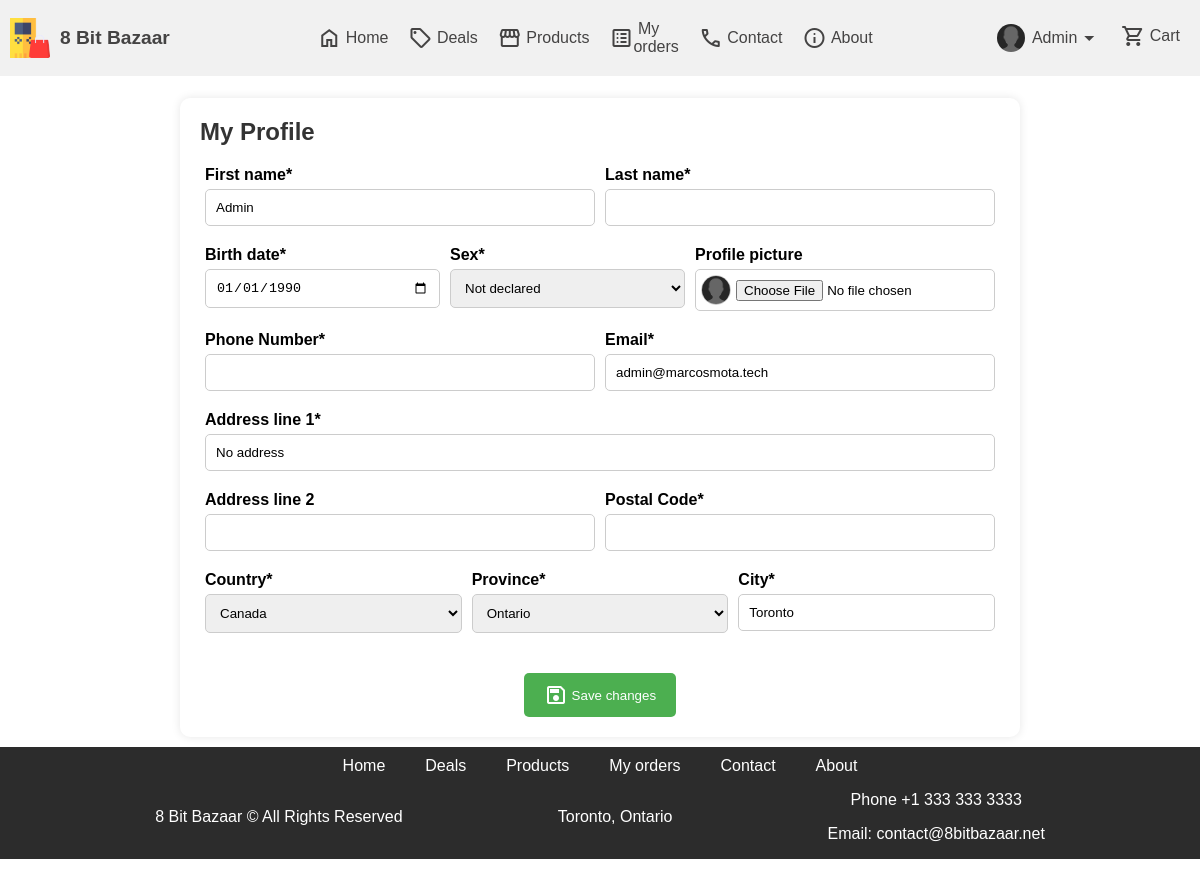
/profile.php (signed in), run on the app's committed database.
### tables this page shows
CREATE TABLE tb_users (
	id INT UNSIGNED NOT NULL AUTO_INCREMENT PRIMARY KEY,
    first_name VARCHAR(30) NOT NULL,
    last_name VARCHAR(30) NOT NULL,
    sex ENUM('M', 'F', 'N') NOT NULL,
    email VARCHAR(50) NOT NULL UNIQUE,
	password_hash BINARY(64) NOT NULL,
    salt CHAR(36) NOT NULL,
    register_date DATETIME NOT NULL,
    phone_number VARCHAR(20),
    picture_path VARCHAR(1024),
    birth_date DATE NOT NULL,
	address_line_1 VARCHAR(100) NOT NULL,
    address_line_2 VARCHAR(100),
    postal_code VARCHAR(20) NOT NULL,
    city VARCHAR(30) NOT NULL,
    state_province VARCHAR(30) NOT NULL,
    country VARCHAR(30) NOT NULL,
    status ENUM('A', 'I') NOT NULL
);

### profile.php (the view, shortened to what this page needs)
<?php
require_once("db_operations/user_save_changes.php");
?>
<!DOCTYPE html>
<html lang="en">
<head>
    <link rel="stylesheet" href="css/style.css" />
    <link rel="stylesheet" href="css/style-register.css" />
</head>
<body>
    <header>
        <?php
        include("templates/header.php");
        $user = null;
        if (isset($_SESSION['user_id'])) {
            require_once 'config/db_config.php';
            $sql = 'SELECT id, first_name, last_name, sex, email, register_date, phone_number, picture_path, birth_date, address_line_1, address_line_2, postal_code, city, state_province, country, status FROM tb_users WHERE id = :id LIMIT 1';
            $stmt = $pdo->prepare($sql);
            $stmt->execute(
                [
                    'id' => $_SESSION['user_id']
                ]
            );
            $user = $stmt->fetch(PDO::FETCH_OBJ);
        } else {
            echo "User not found";
            exit();
        }
        ?>
    </header>
    <main class="main-content-profile">
        <form action="<?php echo $_SERVER['PHP_SELF'] ?>" method="POST" enctype="multipart/form-data">
            <div class="form-header">
                <h2>My Profile</h2>
            </div>
            <div class="form-field-group">
                <div class="form-field">
                    <label for="first-name">First name<span class="required">*</span></label>
                    <input class="input-box" type="text" id="first-name" name="first-name" maxlength="30" value="<?php echo isset($user) ? $user->first_name : "" ?>" required>
                </div>
                <div class="form-field">
                    <label for="last-name">Last name<span class="required">*</span></label>
                    <input class="input-box" type="text" id="last-name" name="last-name" maxlength="30" value="<?php echo isset($user) ? $user->last_name : "" ?>" required>
                </div>
            </div>
            <div class="form-field-group">
                <div class="form-field">
                    <label for="birth-date">Birth date<span class="required">*</span></label>
                    <input class="input-box" type="date" id="birth-date" name="birth-date" min="1900-01-01" value="<?php echo isset($user) ? $user->birth_date : "" ?>" required>
                </div>
                <div class="form-field">
                    <label for="sex">Sex<span class="required">*</span></label>
                    <select class="input-box" id="sex" name="sex" required>
                        <option <?php echo isset($user) && $user->sex == 'N' ? 'selected="selected"' : ''; ?> value="N">Not declared</option>
                    </select>
                </div>
                <div class="form-field">
                    <label for="profile-picture">Profile picture</label>
                    <div class="user-image-selector">
                        <img id="image-preview" src="<?php echo isset($user) ? $user->picture_path : "images/users/no-picture.png" ?>" alt="Image Preview">
                        <input type="file" id="profile-picture" name="profile-picture" accept="image/*">
                    </div>
                </div>
            </div>
            <div class="form-field-group">
                <div class="form-field">
                    <label for="phone-number">Phone Number<span class="required">*</span></label>
                    <input class="input-box" type="tel" id="phone-number" name="phone-number" maxlength="20" value="<?php echo isset($user) ? $user->phone_number : "" ?>" required>
                </div>
                <div class="form-field">
                    <label for="email">Email<span class="required">*</span></label>
                    <input class="input-box" type="email" id="email" name="email" maxlength="50" value="<?php echo isset($user) ? $user->email : "" ?>" required />
                </div>
            </div>
            <div class="form-field-group">
                <div class="form-field">
                    <label for="address-line-1">Address line 1<span class="required">*</span></label>
                    <input class="input-box" type="text" id="address-line-1" name="address-line-1" maxlength="100" value="<?php echo isset($user) ? $user->address_line_1 : "" ?>" required>
                </div>
            </div>
            <div class="form-field-group">
                <div class="form-field">
                    <label for="address-line-2">Address line 2</label>
                    <input class="input-box" type="text" id="address-line-2" name="address-line-2" maxlength="100" value="<?php echo isset($user) ? $user->address_line_2 : "" ?>">
                </div>
                <div class="form-field">
                    <label for="postal-code">Postal Code<span class="required">*</span></label>
                    <input class="input-box" type="text" id="postal-code" name="postal-code" maxlength="20" value="<?php echo isset($user) ? $user->postal_code : "" ?>" required>
                </div>
            </div>
            <div class="form-field-group">
                <div class="form-field">
                    <label for="country">Country<span class="required">*</span></label>
                    <select class="input-box" id="country" name="country" required>
                        <option <?php echo isset($user) && $user->country == 'Canada' ? 'selected="selected"' : ''; ?> value="Canada">Canada</option>
                    </select>
                </div>
                <div class="form-field">
                    <label for="province">Province<span class="required">*</span></label>
                    <select class="input-box" id="province" name="province" required>
                        <option <?php echo isset($user) && $user->state_province == 'Ontario' ? 'selected="selected"' : ''; ?> value="Ontario">Ontario</option>
                    </select>
                </div>
                <div class="form-field">
                    <label for="city">City<span class="required">*</span></label>
                    <input class="input-box" type="text" id="city" name="city" value="<?php echo isset($user) ? $user->city : "" ?>" required>
                </div>
            </div>
            <div class="form-container">
                <button class="submit-button" type="button" onclick="document.getElementById('submit-btn').click()"><span class="material-symbols-outlined">
                    </span>&nbsp;Save changes</button>
            </div>
        </form>
        <footer>
            <?php
            include("templates/footer.php");
            ?>
        </footer>
    </main>
</body>
</html>

### templates/header.php (shortened to what this page needs)
<?php
$user = null;
if (isset($_SESSION['user_id'])) {
    require_once 'config/db_config.php';
    $sql = 'SELECT first_name, last_name, email, phone_number, picture_path, status FROM tb_users WHERE id = :id LIMIT 1';
    $stmt = $pdo->prepare($sql);
    $stmt->execute(
        [
            'id' => $_SESSION['user_id']
        ]
    );
    $user = $stmt->fetch(PDO::FETCH_OBJ);
}
?>
<nav>
    <div class="logo" onclick="window.location.href='index.php'">
        <img src="images/favicon.png" alt="Company Logo">
        <span class="company-name">8 Bit Bazaar</span>
    </div>
    <div class="options">
        <a href="index.php"><span class="material-symbols-outlined">
            </span>&nbsp;Home</a>
        <a href="deals.php"><span class="material-symbols-outlined">
            </span>&nbsp;Deals</a>
        <a href="products.php"><span class="material-symbols-outlined">
            </span>&nbsp;Products</a>
        <?php
        if (!empty($user)) {
            echo '
                    <a href="orders.php"><span class="material-symbols-outlined">
                            list_alt
                    </span>&nbsp;My orders</a>
                ';
        }
        ?>
        <a href="contact.php"><span class="material-symbols-outlined">
            </span>&nbsp;Contact</a>
        <a href="about.php"><span class="material-symbols-outlined">
            </span>&nbsp;About</a>
    </div>
    <div class="user-and-shopping-cart">
        <?php
        if (!empty($user)) {
            echo '
                <div class="user-mini-info">
                    <a href="#" id="user-mini-info" data-count=""><img src="' . $user->picture_path . '" alt="User Picture">&nbsp;<span class="user-mini-info-text">' . $user->first_name . '</span><span class="material-symbols-outlined">
                        </span></a>
                                <img src="' . $user->picture_path . '" alt="User Picture">
                                    <span class="material-symbols-outlined">
                                    </span>&nbsp;' . $user->first_name . ' ' . $user->last_name . '
                                    <span class="material-symbols-outlined">
                                    </span>&nbsp;' . $user->phone_number . '
                                    <span class="material-symbols-outlined">
                                    </span>&nbsp;' . $user->email . '
                </div>
                ';
        }
        ?>
        <div class="shopping-cart">
            <a href="cart.php" id="cart" data-count=""><span class="material-symbols-outlined">
                </span>&nbsp;<span class="cart-text">Cart</span></a>
        </div>
    </div>
</nav>

### css/style.css (style rules this page uses)
body { margin: 0; font-family: 'Arial', sans-serif; background-color: rgb(241, 241, 241); }
nav { background-color: rgb(241, 241, 241); padding: 10px 0px; width: 100%; display: flex; justify-content: space-between; align-items: center; position: fixed; top: 0; left: 0; z-index: 1000; }
.logo { flex: 1; display: flex; align-items: center; cursor: pointer; }
.logo img { width: 40px; height: 40px; margin-right: 10px; margin-left: 10px; }
.company-name { color: #444343; font-size: 1.2em; font-weight: bold; }
.options { flex: 1; display: flex; justify-content: center; }
.options a { color: #444343; text-decoration: none; display: flex; align-items: center; padding: 10px; }
.user-and-shopping-cart { flex: 1; display: flex; justify-content: right; position: relative; margin-right: 10px; }
.user-and-shopping-cart a { color: #444343; text-decoration: none; display: flex; align-items: center; padding: 10px; position: relative; }
.shopping-cart a::after { content: attr(data-count); position: absolute; top: 0; right: 0; background-color: darkcyan; color: white; border-radius: 50%; font-weight: bold; padding: 5px; font-size: 8px; width: 5px; height: 5px; display: flex; justify-content: center; align-items: center; }
.shopping-cart a[data-count="0"]::after, .shopping-cart a[data-count=""]::after { display: none; }
.user-mini-info { display: flex; position: relative; }
.user-mini-info img { border-radius: 50%; width: 28px; height: 28px; margin-right: 2px; }
html, body, main { height: 100%; background-color: white; }
main { padding: 80px 0 0 0; }
.input-box { padding: 10px; margin-bottom: 20px; border: 1px solid #ccc; border-radius: 5px; box-sizing: border-box; }
footer { background-color: #2c2c2c; color: white; text-align: center; bottom: 0; width: 100%; }

### css/style-register.css (style rules this page uses)
form { max-width: 800px; margin: 0 auto; background-color: #fff; padding: 20px; border-radius: 10px; box-shadow: 0 0 10px rgba(0, 0, 0, 0.1); margin-bottom: 10px; }
.form-header { display: flex; justify-content: space-between; align-items: center; margin-bottom: 20px; }
.form-header h2 { margin: 0; }
.form-field-group { display: flex; flex-direction: row; }
.form-field { flex: 1; display: flex; flex-direction: column; padding: 0 5px; }
h2 { color: #333; margin-bottom: 10px; }
label { display: block; font-weight: bold; margin-bottom: 5px; }
.input-box { width: 100%; padding: 10px; margin-bottom: 20px; border: 1px solid #ccc; border-radius: 5px; box-sizing: border-box; }
.form-container { display: flex; justify-content: center; width: 100%; margin-top: 20px; }
.user-image-selector { display: flex; flex-direction: row; justify-content: center; align-items: center; margin-bottom: 20px; border: 1px solid #ccc; border-radius: 5px; box-sizing: border-box; padding: 5px; }
.user-image-selector img { border: 1px solid #ccc; border-radius: 50%; width: 28px; height: 28px; margin-right: 5px; }
.submit-button { background-color: #4CAF50; color: white; padding: 10px 20px; border: none; border-radius: 5px; cursor: pointer; text-decoration: none; display: flex; justify-content: center; align-items: center; margin: 0 10px; }

### data on the page
tb_users: picture_path (placeholder picture), first_name "Admin", first-name "Admin", birth-date "01/01/1990", sex "Not declared", email "admin@marcosmota.tech", address-line-1 "No address", country "Canada", province "Ontario", city "Toronto"
